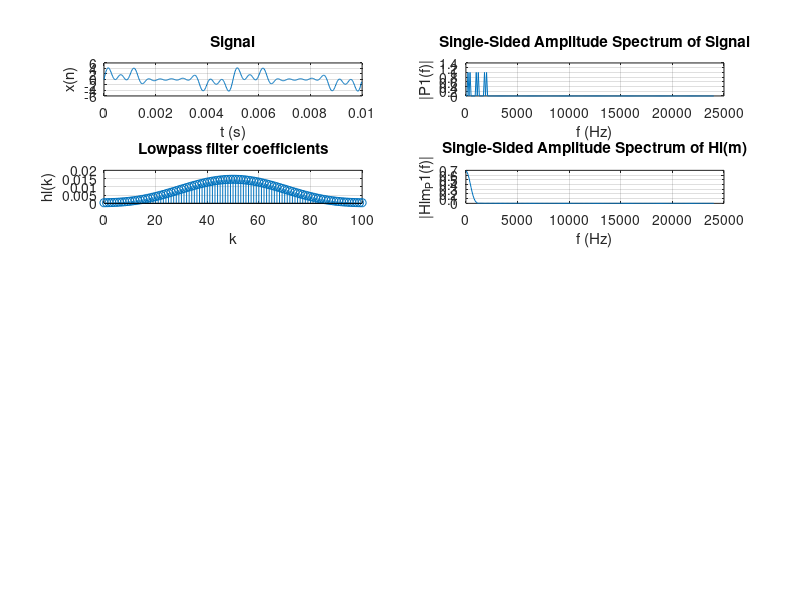

This chart was generated by the following MATLAB code:
close all
clear

%-- common --
Fs = 48000;           % Sampling frequency                    
T = 1/Fs;             % Sampling period       
L = 480;             % Length of signal
t = (0:L-1)*T;        % Time vector
f1 = 200;
f2 = 400;
f3 = 1000;
f4 = 1200;
f5 = 1800;
f6 = 2000;
hlow_fpass = 600;
hlow_fstop = 800;
hband_fstop1 = 600;
hband_fpass1 = 800;
hband_fpass2 = 1400;
hband_fstop2 = 6600;
hhigh_fstop = 1400;
hhigh_fpass = 1600;
nfir = 100;

%-- signal --
xn = sin(2*pi*f1*t) + sin(2*pi*f2*t) + sin(2*pi*f3*t) + sin(2*pi*f4*t) + sin(2*pi*f5*t) + sin(2*pi*f6*t);

%-- signal fft --
f = Fs*(0:(L/2))/L;
Xm = fft(xn);
P2 = abs(Xm/L);
P1 = P2(1:L/2+1);
P1(2:end-1) = 2*P1(2:end-1);

%-- lowpass filter --
hl_f =   [0 (hlow_fpass/Fs) (hlow_fstop/Fs) 1];
hl_mag = [1 1               0               0];
hl_k = fir2(nfir,hl_f,hl_mag);

%-- lowpass filter fft --
Hlm = fft( [hl_k zeros(1, L - length(hl_k))] );
Hlm_P2 = abs(Hlm/1);    % don't divide because filter coefficients are already scaled ???
Hlm_P1 = Hlm_P2(1:L/2+1);
Hlm_P1(2:end-1) = Hlm_P1(2:end-1);


%-- plots --
figure
subplot(5,2,1)
plot(t, xn)
grid on
title('Signal')
xlabel('t (s)')
ylabel('x(n)')

subplot(5,2,2)
plot(f,P1) 
grid on
title('Single-Sided Amplitude Spectrum of Signal')
xlabel('f (Hz)')
ylabel('|P1(f)|')

subplot(5,2,3)
stem((0:nfir), hl_k)
grid on
title('Lowpass filter coefficients')
xlabel('k')
ylabel('hl(k)')

subplot(5,2,4)
plot(f,Hlm_P1) 
grid on
title('Single-Sided Amplitude Spectrum of Hl(m)')
xlabel('f (Hz)')
ylabel('|Hlm_P1(f)|')
